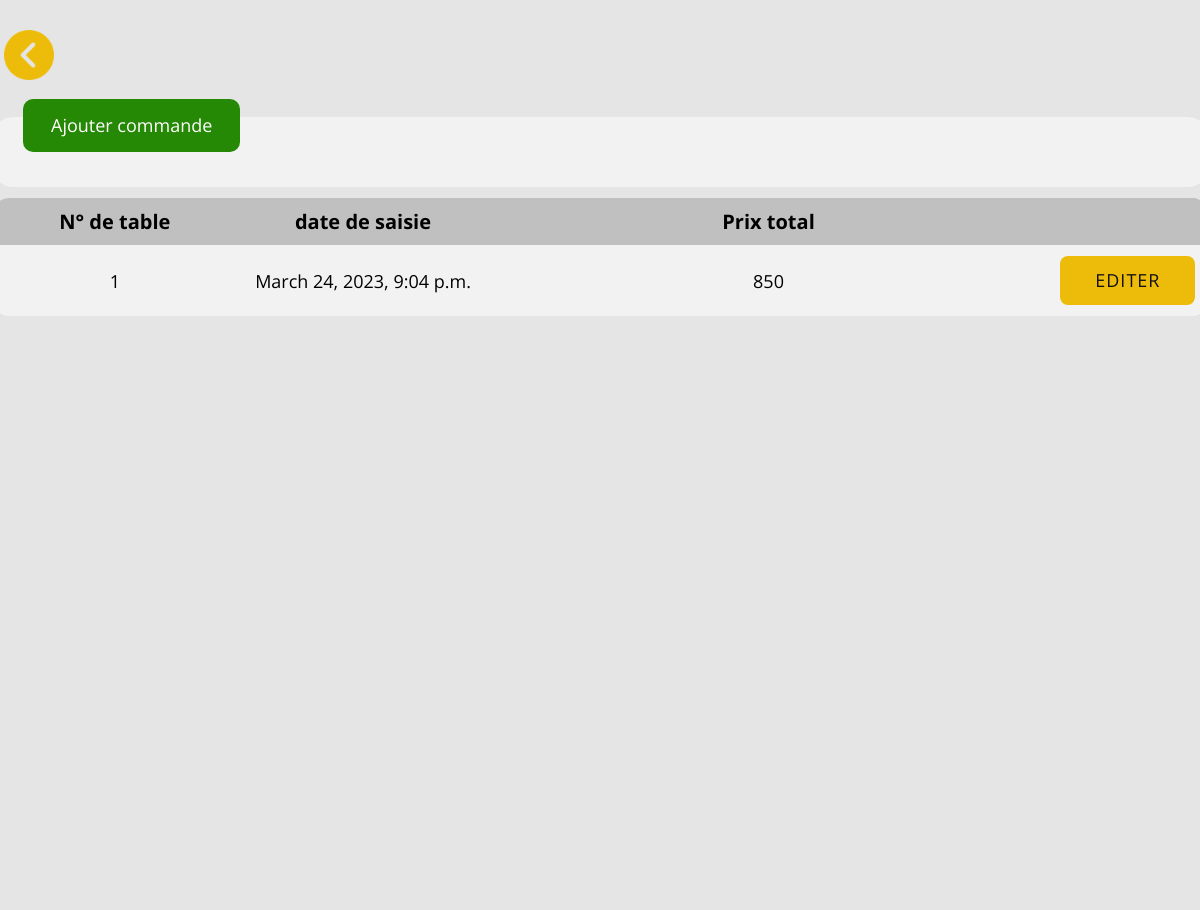
Page /home (signed in) on the earlier database version.
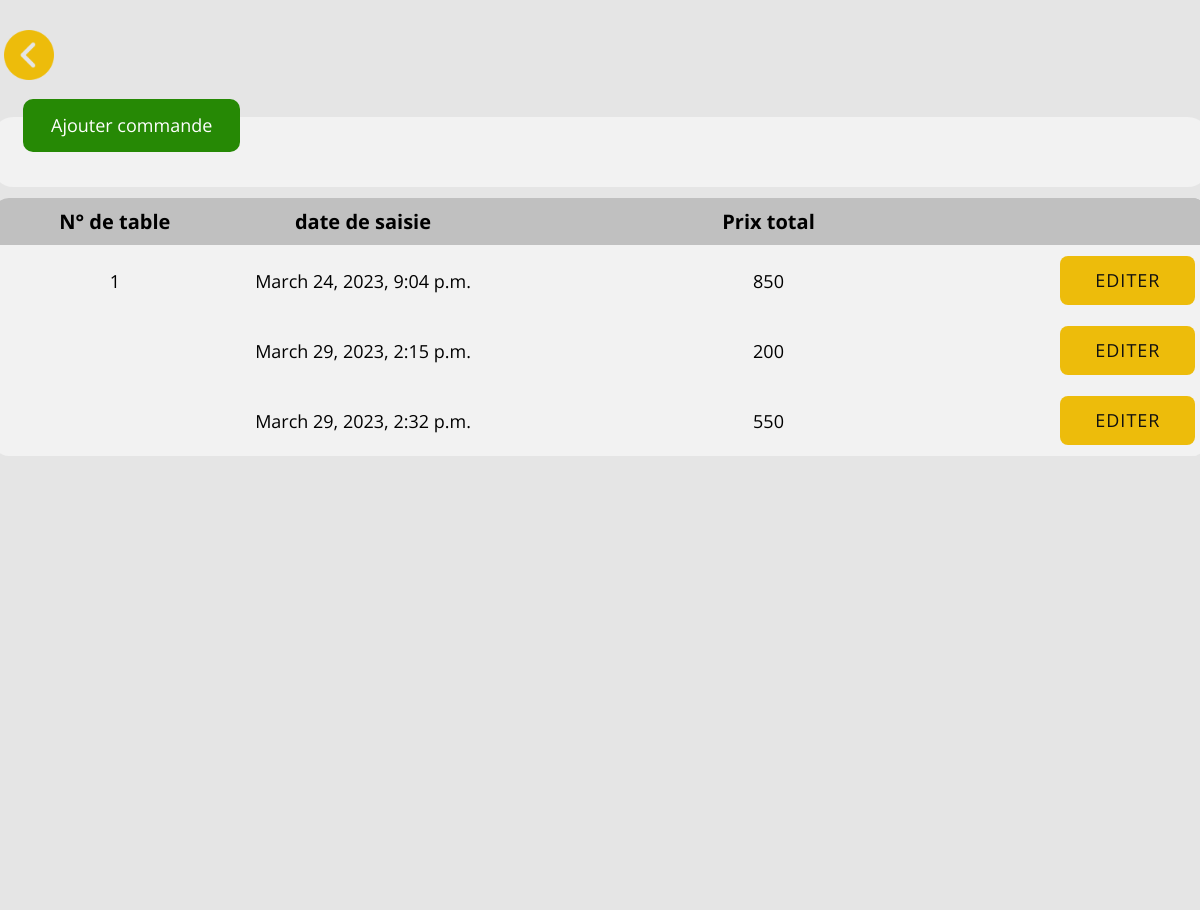
Same page on the later database version.
### main/models.py (models this page shows, shortened)
class Command(models.Model):
    commtypeChoices = [('1','emporter'),('2','a table')]
    commType = models.CharField(default='1', max_length=1,help_text='choisit le type de la command',choices=commtypeChoices,verbose_name='type de command')
    tableNum = models.CharField(default='-1',max_length=2, null=False,help_text='enter le numero de la table',verbose_name='numero de table')
    prods = models.ManyToManyField(Products)
    dateComm = models.DateTimeField(auto_now_add=True,verbose_name='temps creation de la command')
    prods_quantity=models.CharField(max_length=750,default="{}")
    encaisser = models.BooleanField(verbose_name='status d encaissemnt',default=False)
    encaissementTime = models.DateTimeField(auto_now_add=True,verbose_name='temps encaissement')
    flaged = models.BooleanField(verbose_name='modification au command',default=False)
    commPrice = models.IntegerField(verbose_name='prix total command',default=0,null=False)
    prods_quantity=models.CharField(max_length=750,default="{}")

### main/views.py (the view)
    def wrapper(request, *args, **kwargs):
        try :
            request.session['userType']
            return view_func(request, *args, **kwargs)
        except:
            return redirect(reverse('loginPage'))

### main/views.py (called while the page is built)
def my_login_required(view_func):
    def wrapper(request, *args, **kwargs):
        try :
            request.session['userType']
            return view_func(request, *args, **kwargs)
        except:
            return redirect(reverse('loginPage'))
    return wrapper

@my_login_required
def homeView(request):
    print(request.session['userType'])
    comnd=Command.objects.all()
    context = {"commands":comnd,'userType':request.session['userType']}
    return render(request,'main/home.html',context)

### main/templates/main/home.html (shortened to what this page needs)
{% extends 'base.html'%}
{% load static %}
{% block header%}
  <link rel="stylesheet" href="{% static 'home_admin.css' %}" media="screen"  >
  <link rel="stylesheet" href="{% static 'home_nicepage.css' %}" media="screen">
{% endblock header%}
{% block body%}
  <body class="u-body u-xl-mode" data-lang="en">
    <header class="u-clearfix u-grey-10 u-header u-header" id="sec-0b00" style="margin-left: -7em;">
      <div class="u-clearfix u-sheet u-sheet-1">
        <a href="logout" class="u-align-left u-border-hover-grey-75 u-border-none u-btn u-button-style u-none u-btn-1">
          <span class="u-file-icon u-icon u-text-custom-color-1 u-icon-1"><img src="/static/img/318477-d74e274b.png" alt="" height="50" width="50"></span>
        </a>
      </div>
    </header>
    <section class="u-clearfix u-grey-10 u-section-1" id="sec-9891">
      <div class="u-clearfix u-sheet u-sheet-1">
        <div class="u-container-style u-grey-5 u-group u-radius-20 u-shape-round u-group-1">
          <div class="u-container-layout u-valign-middle u-container-layout-1">
            <a href="ajouter-command" class="u-align-center u-btn u-btn-round u-button-style u-custom-color-3 u-radius-10 u-btn-3">Ajouter commande<br>
            </a>
          </div>
        </div>
        <div class="u-table u-table-responsive u-table-1">
          <table class="u-table-entity">
            <colgroup>
              <col width="17.74%">
              <col width="18.39%">
              <col width="40.65%">
              <col width="3.23%">
            </colgroup>
            <thead class="u-align-center u-grey-25 u-table-header u-text-black u-table-header-1">
              <tr style="height: 46px;">
                <th class="u-table-cell">
                  <span class="u-text-black">N° de table</span>
                </th>
                <th class="u-table-cell">date de saisie</th>
                <th class="u-table-cell">Prix total<br>
                </th>
                <th class="u-grey-25 u-table-cell u-table-cell-4"></th>
              </tr>
            </thead>
            <tbody class="u-align-center u-grey-5 u-table-body u-text-black u-table-body-1">
              {% for comm in commands %}
              {% if comm.encaisser is False %}
                <tr style="height: 60px;" id="commTr_{{comm.id}}">
                  {% if comm.tableNum == '-1' %}
                    <td class="u-border-1 u-border-grey-5 u-border-no-left u-border-no-right u-table-cell">Emporter</td>
                  {% else %}
                    <td class="u-border-1 u-border-grey-5 u-border-no-left u-border-no-right u-table-cell">{{comm.tableNum}}</td>
                  {% endif%}
                  <td class="u-border-1 u-border-grey-5 u-border-no-left u-border-no-right u-table-cell">{{comm.dateComm}}<br>
                  </td>
                  <td class="u-border-1 u-border-grey-5 u-border-no-left u-border-no-right u-table-cell">{{comm.commPrice}}<br>
                  </td>
                  <form method="post" action="editer-command">{% csrf_token %}
                  <td class="u-border-1 u-border-grey-5 u-border-no-left u-border-no-right u-table-cell">
                      <button type="submit" name="edit" value={{comm.id}} class="u-border-2 u-border-grey-75 u-btn u-btn-round u-button-style u-custom-color-1 u-hover-custom-color-2 u-radius-8 u-text-body-alt-color u-text-hover-white u-btn-4" target="_blank">Editer<br>
                      </button>
                  </td>
                </form>
                </tr>
                {% endif %}
              {% endfor %}
            </tbody>
          </table>
        </div>
      </div>
    </section>
{% endblock body %}

Differences in the rows shown:
added Command: dateComm "March 29, 2023, 2:15 p.m.", commPrice "200", {{ comm.id }} 11 (drawn)
added Command: dateComm "March 29, 2023, 2:32 p.m.", commPrice "550", {{ comm.id }} 12 (drawn)
